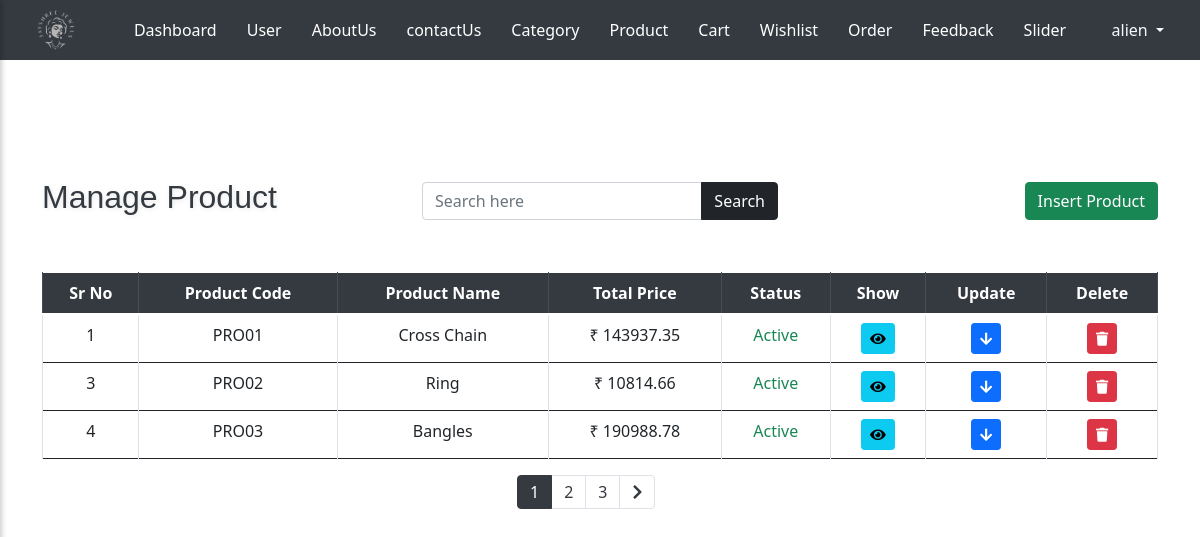
Screenshot of /admin/product.php (signed in) with the database file from the repository.
### tables this page shows
CREATE TABLE `user_tbl` (
  `u_id` int(5) NOT NULL,
  `u_fullname` varchar(100) NOT NULL,
  `u_gender` varchar(10) NOT NULL,
  `u_email` varchar(100) NOT NULL,
  `u_mobile` varchar(10) NOT NULL,
  `u_address` varchar(500) NOT NULL,
  `u_city` varchar(30) NOT NULL,
  `u_state` varchar(30) NOT NULL,
  `u_pincode` varchar(6) NOT NULL,
  `u_password` varchar(12) NOT NULL,
  `u_image` varchar(200) NOT NULL,
  `u_status` varchar(20) NOT NULL,
  `u_role` varchar(10) NOT NULL
);

CREATE TABLE `product_tbl` (
  `p_id` int(10) NOT NULL,
  `p_code` varchar(10) NOT NULL,
  `p_name` varchar(100) NOT NULL,
  `p_c_code` varchar(10) NOT NULL,
  `p_type` varchar(30) NOT NULL,
  `p_gross_weight` decimal(10,3) NOT NULL,
  `p_diamond_weight` decimal(5,3) NOT NULL,
  `p_diamond_pices` int(5) NOT NULL,
  `p_purity` varchar(50) NOT NULL,
  `p_gold_weight` decimal(5,2) NOT NULL,
  `p_gold_price` decimal(10,2) NOT NULL,
  `p_diamond_price` decimal(10,2) NOT NULL,
  `p_making_charge` decimal(10,2) NOT NULL,
  `p_overhead_charges` decimal(10,2) NOT NULL,
  `p_base_price` decimal(10,2) NOT NULL,
  `p_tax` decimal(10,2) NOT NULL,
  `p_total_price` decimal(10,2) NOT NULL,
  `p_diamond_color` varchar(30) NOT NULL,
  `p_stock` int(5) NOT NULL,
  `p_image` varchar(100) NOT NULL,
  `p_status` varchar(10) NOT NULL
);

### admin/product.php (the view, shortened to what this page needs)
<?php
include_once 'header.php';
include_once '../conn.php';
?>
<div class="container mt-5 pt-2">
    <div class="row mt-5 mb-4 align-items-center">
        <div class="col-12 col-md-4 d-flex justify-content-center justify-content-md-start mb-2 mb-md-0">
            <h2 class="text-center text-md-left">Manage Product</h2>
        </div>
        <div class="col-12 col-md-4 d-flex justify-content-center mb-2 mb-md-0">
            <form method="GET" action="" class="d-flex w-100">
                <div class="input-group w-100">
                    <input type="text" name="search" class="form-control" placeholder="Search here"
                        value="<?php echo isset($_GET['search']) ? $_GET['search'] : ''; ?>">
                    <div class="input-group-append">
                        <button class="btn btn-dark" type="submit">Search</button>
                    </div>
                </div>
            </form>
        </div>
        <div class="col-12 col-md-4 d-flex justify-content-center justify-content-md-end">
            <button id="toggleFormBtnI" class="btn btn-success">Insert Product</button>
        </div>
    </div>
    <div class="row mt-5">
        <div class="col-12">
            <div class="table-responsive">
                <table class="table table-bordered text-center align-middle">
                    <thead class="thead-dark">
                        <tr>
                            <th scope="col">Sr No</th>
                            <th scope="col">Product Code</th>
                            <th scope="col">Product Name</th>
                            <th scope="col">Total Price</th>
                            <th scope="col">Status</th>
                            <th scope="col">Show</th>
                            <th scope="col">Update</th>
                            <th scope="col">Delete</th>
                        </tr>
                    </thead>
                    <tbody>
                        <?php
                         $search = isset($_GET['search']) ? $_GET['search'] : '';
                         $search_query = '';
                        $q = "SELECT * FROM product_tbl $search_query";
                        $result = mysqli_query($con, $q);
                        $total_records = mysqli_num_rows($result);
                        $records_per_page = 3;
                        $total_pages = ceil($total_records / $records_per_page);
                        $page = isset($_GET['page']) ? $_GET['page'] : 1;
                        $start_from = ($page - 1) * $records_per_page;
                        $q = "SELECT * FROM product_tbl $search_query LIMIT $start_from, $records_per_page";
                        $result = mysqli_query($con, $q);
                        while ($r = mysqli_fetch_assoc($result)) {
                            ?>
                            <tr>
                                <td><?php echo $r['p_id']; ?></td>
                                <td><?php echo $r['p_code']; ?></td>
                                <td><?php echo $r['p_name']; ?></td>
                                <td>₹ <?php echo $r['p_total_price']; ?></td>
                                <td><span class="status-text <?php echo ($r['p_status'] == 'Inactive') ? 'text-danger' : 'text-success'; ?>"><?php echo $r['p_status']; ?>
                                </td>
                                <td>
                                    <button class="btn btn-info btn-sm show-btn"
                                        data-target="#detailRow<?php echo $r['p_id']; ?>"><i
                                            class="fas fa-eye"></i></button>
                                </td>
                                <td><button class="btn btn-primary btn-sm update-btn"
                                        data-target-update="#updateRow<?php echo $r['p_id']; ?>"><i
                                            class="fas fa-arrow-down "></button></td>
                                <td>
                                    <form method="POST" action="">
                                        <button type="submit" name="delete" class="btn btn-danger btn-sm"
                                            onclick="return confirm('Are you sure you want to delete this record?');">
                                            <i class="fas fa-trash"></i>
                                        </button>
                                    </form>
                                </td>
                            </tr>
                            <?php
                        }
                        ?>
                    </tbody>
                </table>
            </div>
            <div class="row" >
                    <div class="col-md-5"></div>
                <nav class="col-md-2">
                    <ul class="pagination">
                    <?php
                    for ($i = 1; $i <= $total_pages; $i++) {
                        echo "<li class='page-item " . ($i == $page ? 'active' : '') . "'><a class='page-link' href='?page=" . $i . "&search=" . $search . "'>" . $i . "</a></li>";
                    }
                    if ($page < $total_pages) {
                        echo "<li class='page-item'><a class='page-link' href='?page=" . ($page + 1) . "&search=" . $search . "'><i class='fa fa-chevron-right'></i></a></li>";
                    }
                    ?>
                    </ul>
                </nav>
            <div class="col-md-5"></div>
        </div>
        </div>
    </div>
    </body>
    </html>

### admin/header.php (shortened to what this page needs)
<?php
include_once "../conn.php";
    ?>
<!DOCTYPE html>
<html lang="en">
<head>
    <link rel="stylesheet" href="https://cdnjs.cloudflare.com/ajax/libs/font-awesome/5.15.4/css/all.min.css">
    <link rel="stylesheet" href="https://stackpath.bootstrapcdn.com/bootstrap/4.5.2/css/bootstrap.min.css">
    <link rel="stylesheet" href="../css/admin_style.css">
    <link rel="stylesheet" href="../css/bootstrap.min.css">
</head>
<body>
    <div class="header">
        <div class="header-left ml-3">
            <a href="index.php" class="logo">
                <img src="../images/logo.png" alt="Jayshree Jewels Logo" class="logo-img">
            </a>
        </div>
        <div class="header-middle">
            <nav>
                <ul class="nav-links">
                    <li><a href="index.php">Dashboard</a></li>
                    <li><a href="user.php">User</a></li>
                    <li><a href="about_us.php">AboutUs</a></li>
                    <li><a href="contact.php">contactUs</a></li>
                    <li><a href="category.php">Category</a></li>
                    <li><a href="product.php">Product</a></li>
                    <li><a href="cart.php">Cart</a></li>
                    <li><a href="wishlist.php">Wishlist</a></li>
                    <li><a href="order.php">Order</a></li>
                    <li><a href="feedback.php">Feedback</a></li>
                    <li><a href="carouselimage.php">Slider</a></li>
                </ul>
            </nav>
        </div>
        <div class="header-right mr-3">
            <div class="dropdown">
                <?php
                if (isset($_SESSION['admin_username'])) {
                    $email = $_SESSION['admin_username'];
                    $q = "select * from user_tbl where u_email='$email'";
                    $result = mysqli_query($con, $q);
                    if (mysqli_num_rows($result)) {
                        $r = mysqli_fetch_assoc($result)
                            ?>
                        <a class="text-light dropdown-toggle" href="#" id="adminDropdown" role="button"
                            data-bs-toggle="dropdown" aria-expanded="false">
                            <?php echo $r['u_fullname']; ?>
                        </a>
                        <?php
                    }
                } else {
                    ?>
                    <a class="text-light" href="../signin.php">signin</a>
                    <?php
                }
                ?>
            </div>
        </div>
    </div>
    <div class="container">
        <div class="row">
            <div class="col-12">
                <?php
                if (isset($_COOKIE['success']) && !empty($_COOKIE['success'])) {
                    ?>
                    <div class="alert alert-success alert-dismissible fade show" role="alert">
                        <strong>Success: </strong> <?php echo $_COOKIE['success']; ?>
                    </div>
                    <?php
                }
                    ?>
            </div>
        </div>
    </div>

### css/admin_style.css (style rules this page uses)
.header { width: 100%; background-color: #343a40; color: #fff; padding: 10px 20px; display: flex; justify-content: space-between; align-items: center; height: 60px; position: fixed; top: 0; left: 0; z-index: 1000; }
.header-left { flex: 1; display: flex; align-items: center; }
.header-middle { flex: 2; display: flex; justify-content: center; }
.header-right { flex: 1; display: flex; justify-content: flex-end; align-items: center; }
.header .logo-img { height: 40px; }
.nav-links { display: flex; list-style-type: none; margin: 0; padding: 0; }
.nav-links li { margin: 0 15px; }
.nav-links li a { color: #fff; text-decoration: none; font-size: 16px; transition: color 0.3s; }
thead { background-color: #494e53; color: #fff; }
.pagination .page-link { color: #343a40; }
.pagination .page-item.active .page-link { background-color: #343a40; border-color: #343a40; color: #fff; }
h2, h4 { font-family: 'Poppins', sans-serif; color: #343a40; text-shadow: 1px 1px 5px rgba(0, 0, 0, 0.1); }
.row { margin-bottom: 15px; }

### rows the page displays
user_tbl: u_fullname "alien"
product_tbl: p_id "1", p_code "PRO01", p_name "Cross Chain", p_total_price "143937.35", p_status "Active"
product_tbl: p_id "3", p_code "PRO02", p_name "Ring", p_total_price "10814.66", p_status "Active"
product_tbl: p_id "4", p_code "PRO03", p_name "Bangles", p_total_price "190988.78", p_status "Active"
